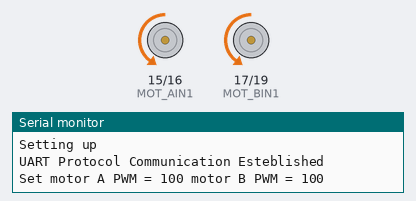
A sketch run on a simulated ESP32. Shown: motor-driver pin pairs drawn as motors (green arrow = first pin HIGH = forward, orange = second pin HIGH = backward, longer = more drive), the last lines printed to the serial monitor.

Above: at 2.1 s.
At 12.1 s:
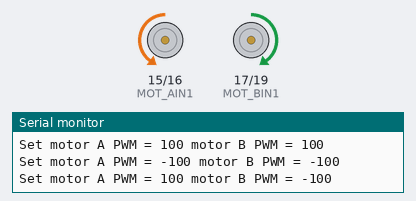
At 27.1 s:
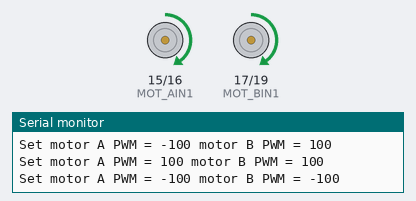
At 37.1 s:
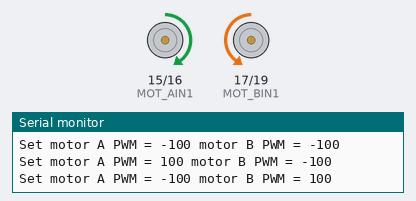
Timing chart, 0 to 38.6 s (numbered marks = the images above):
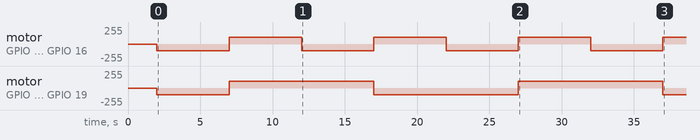

The sketch:

Motors_Control.ino
```cpp
const int MOT_AIN1 = 15;
const int MOT_AIN2 = 16;
const int MOT_BIN1 = 17;
const int MOT_BIN2 = 19;
const int RGB_PIN  = 48;


void setup()
{
  neopixelWrite(RGB_PIN, 5, 5, 0);
  Serial.begin(115200);
  delay(1000);

  Serial.println("\n\nSetting up");
  pinMode(MOT_AIN1, OUTPUT);
  pinMode(MOT_AIN2, OUTPUT);
  pinMode(MOT_BIN1, OUTPUT);
  pinMode(MOT_BIN2, OUTPUT);

  digitalWrite(MOT_AIN1, LOW);
  digitalWrite(MOT_BIN1, LOW);
  digitalWrite(MOT_AIN2, LOW);
  digitalWrite(MOT_BIN2, LOW);
  delay(1000);


  neopixelWrite(RGB_PIN, 0, 5, 0);

  Serial.println("\nUART Protocol Communication Esteblished");
}


void loop()
{
  set_motor_currents(100, 100);
  delay(5000);
  set_motor_currents(-100, -100);
  delay(5000);
  set_motor_currents(100, -100);
  delay(5000);
  set_motor_currents(-100, 100);
  delay(5000);
}


/*
Functions fot controlling motors
First one is a tool function used by second one
*/

void set_motor_pwm(int pwm, int IN1_PIN, int IN2_PIN)
{
  pwm = constrain(pwm, -255, 255);

  if (pwm < 0) {
    analogWrite(IN1_PIN, -pwm);
    analogWrite(IN2_PIN, 0);

  } else {
    analogWrite(IN1_PIN, 0);
    analogWrite(IN2_PIN, pwm);
  }
}


//Setting up PWM from -255 to +255

void set_motor_currents(int pwm_A, int pwm_B)
{
  set_motor_pwm(pwm_A, MOT_AIN1, MOT_AIN2);
  set_motor_pwm(pwm_B, MOT_BIN1, MOT_BIN2);

  Serial.print("Set motor A PWM = ");
  Serial.print(pwm_A);
  Serial.print(" motor B PWM = ");
  Serial.println(pwm_B);
}
```

Measured:
- by itself, motor on GPIO 15 (MOT_AIN1) / GPIO 16 (MOT_AIN2): alternates forward 100/255 for 5.0 s and backward 100/255 for 5.0 s
- by itself, motor on GPIO 17 (MOT_BIN1) / GPIO 19 (MOT_BIN2): goes backward 100/255 5.0 s, forward 100/255 10.0 s, backward 100/255 10.0 s, forward 100/255 10.0 s, then backward 100/255
